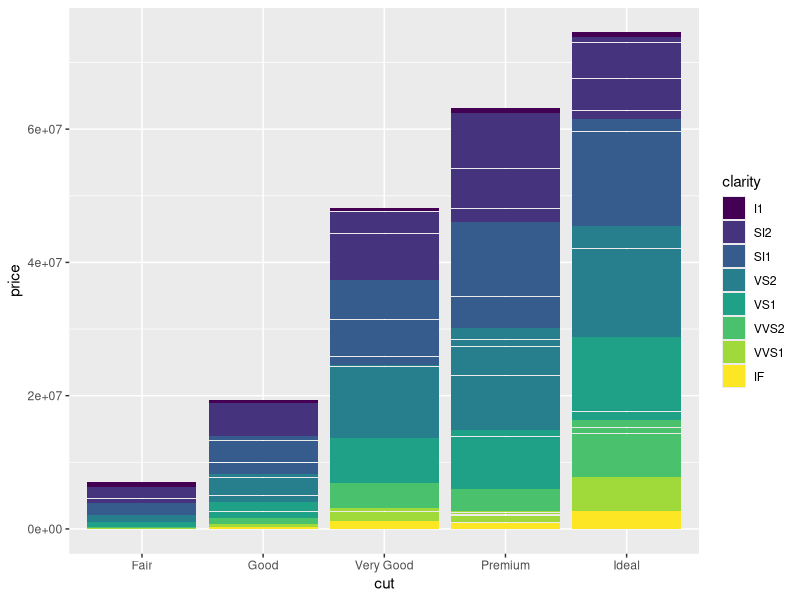
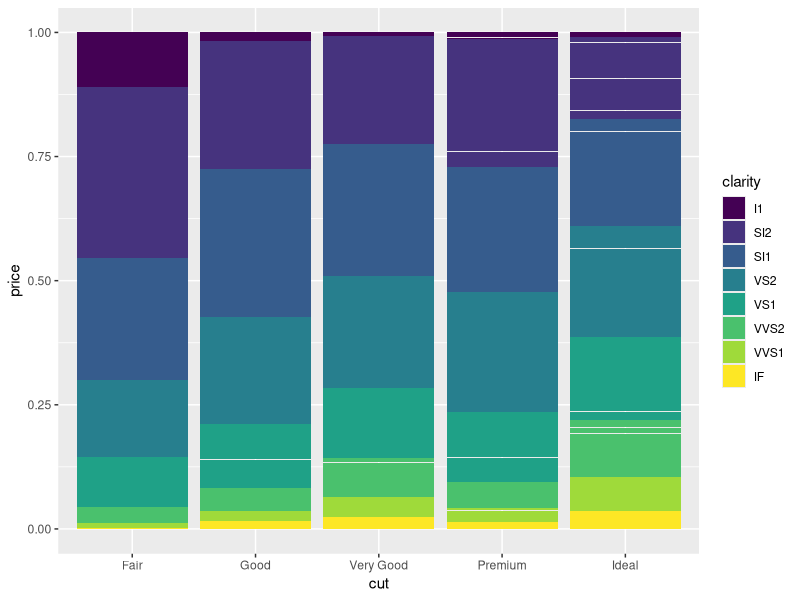
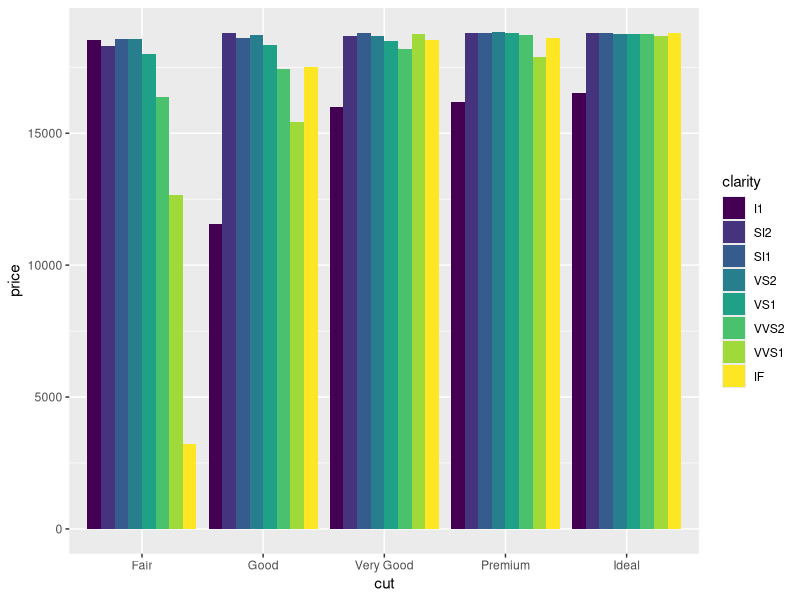
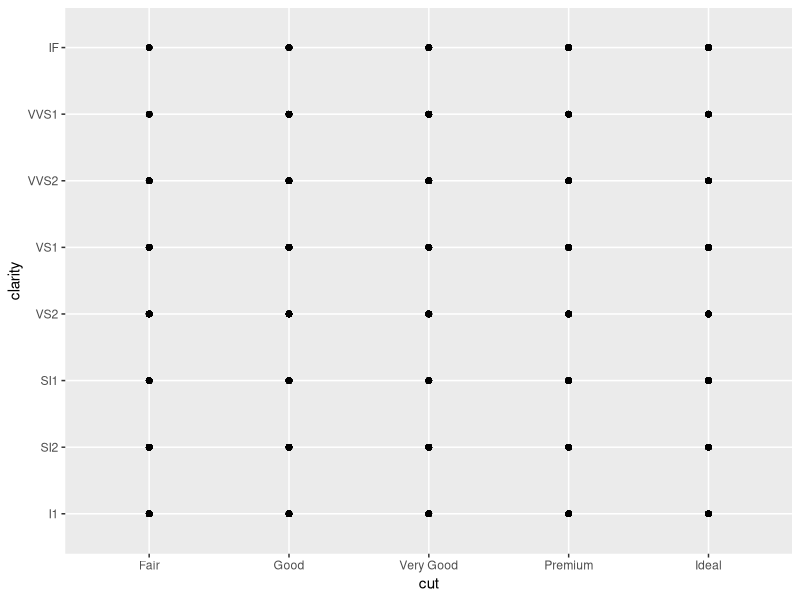
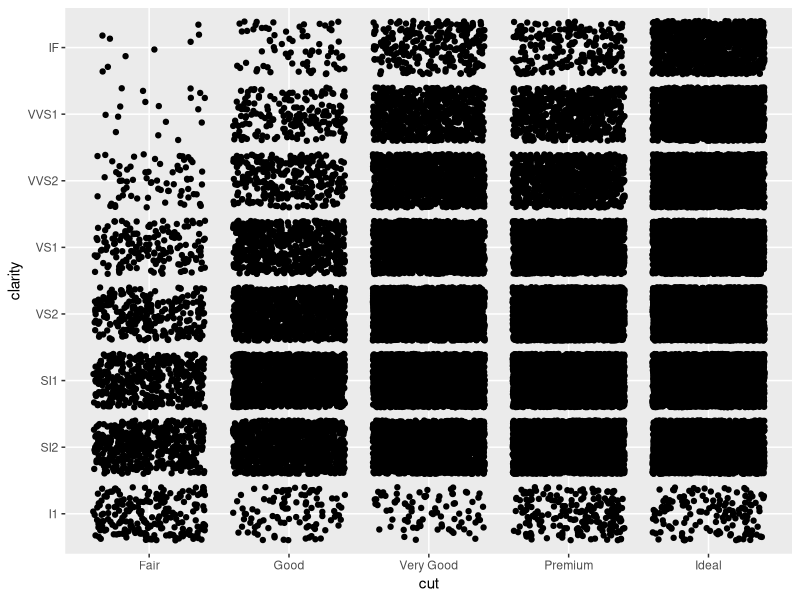
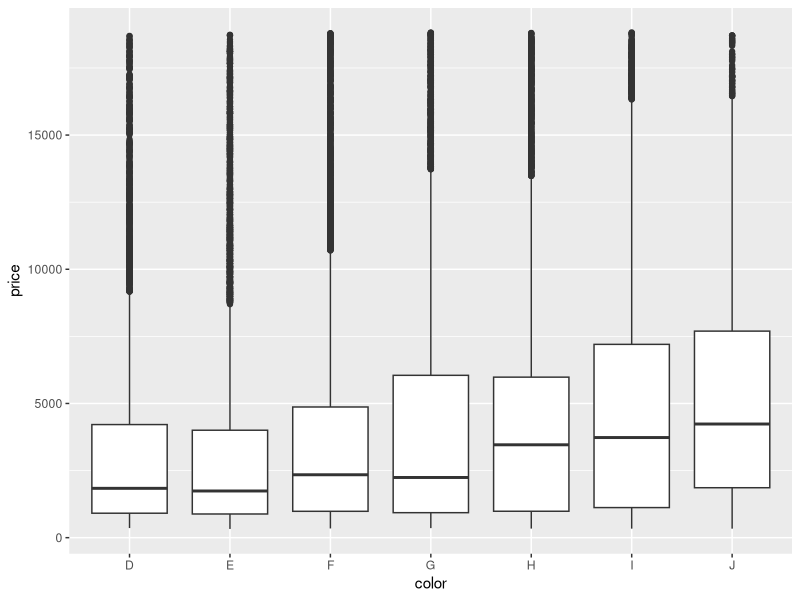
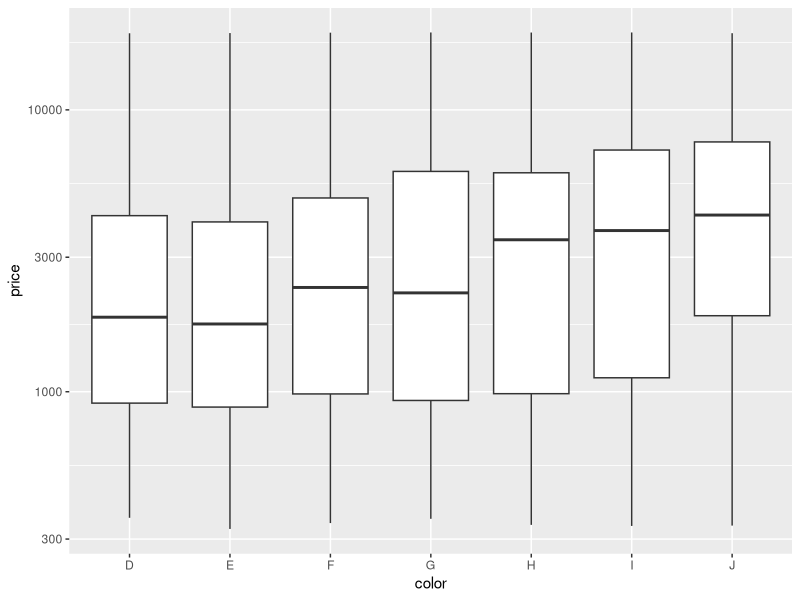
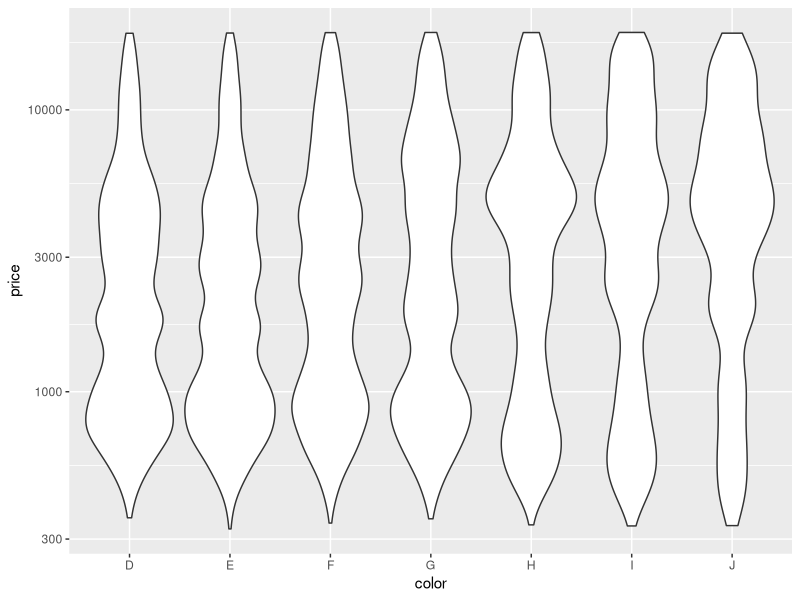

R code for these plots, in order:
# Exercise 2: advanced ggplot2 practice



# Install and load the `ggplot2` package
# install.packages('ggplot2')
library("ggplot2")



# For this exercise you will again be working with the `diamonds` data set.
# Use `?diamonds` to review details about this data set
?diamonds



## Position Adjustments



# Draw a column (bar) chart of diamonds cuts by price, with each bar filled by 
# clarity. You should see a _stacked_ bar chart.
ggplot(data = diamonds) +
  geom_col(mapping = aes(x = cut, y = price, fill = clarity))



# Draw the same chart again, but with each element positioned to "fill" the y axis

ggplot(data = diamonds) +
  geom_col(mapping = aes(x = cut, y = price, fill = clarity), position = "fill")



# Draw the same chart again, but with each element positioned to "dodge" each other

ggplot(data = diamonds) +
  geom_col(mapping = aes(x = cut, y = price, fill = clarity), position = "dodge")



# Draw a plot with point geometry with the x-position mapped to `cut` and the
# y-position mapped to `clarity`
# This creates a "grid" grouping the points
ggplot(data = diamonds) +
  geom_point(mapping = aes(x = cut, y = clarity))



# Use the "jitter" position adjustment to keep the points from all overlapping!
# (This works a little better with a sample of diamond data, such as from the
# previous exercise).
ggplot(data = diamonds) +
  geom_point(mapping = aes(x = cut, y = clarity), position = "jitter")





## Scales



# Draw a "boxplot" (with `geom_boxplot`) for the diamond's price (y) by color (x)
ggplot(data = diamonds) +
  geom_boxplot(mapping = aes(x = color, y = price))



# This has a lot of outliers, making it harder to read. To fix this, draw the
# same plot but with a _logarithmic_ scale for the y axis.
ggplot(data = diamonds) +
  geom_boxplot(mapping = aes(x = color, y = price)) +
  scale_y_log10()



# For another version, draw the same plot but with `violin` geometry instead of
# `boxplot` geometry!
# How does the logarithmic scale change the data presentation?
ggplot(data = diamonds) +
  geom_violin(mapping = aes(x = color, y = price)) +
  scale_y_log10()



# Another interesting plot: draw a plot of the diamonds price (y) by carat (x),
# using a heatmap of 2d bins (geom_bin2d)
# What happens when you make the x and y channels scale logarithmically?
ggplot(data = diamonds) +
  geom_bin2d(mapping = aes(x = carat, y = price)) +
  scale_x_log10() +
  scale_y_log10()



# Draw a scatter plot for the diamonds price (y) by carat (x). Color each point
# by the clarity (Remember, this will take a while. Use a sample of the diamonds
# for faster results)
ggplot(data = diamonds) +
  geom_point(mapping = aes(x = carat, y = price, color = clarity))



# Change the color of the previous plot using a ColorBrewer scale of your choice.
# What looks nice?
ggplot(data = diamonds) +
  geom_point(mapping = aes(x = carat, y = price, color = clarity)) +
  scale_color_brewer(palette = "Spectral")





## Coordinate Systems



# Draw a bar chart with x-position and fill color BOTH mapped to cut
# For best results, SET the `width` of the geometry to be 1 (fill plot, no space
# between)
# TIP: You can save the plot to a variable for easier modifications
bar <- ggplot(data = diamonds) +
  geom_bar(mapping = aes(x = cut, fill = cut), width = 1)

bar



# Draw the same chart, but with the coordinate system flippe
bar + coord_flip()



# Draw the same chart, but in a polar coordinate system. It's a Coxcomb chart!
bar + coord_polar()





## Facets



# Take the scatter plot of price by carat data (colored by clarity) and add
# _facets_ based on the diamond's `color`
ggplot(data = diamonds) +
  geom_point(mapping = aes(x = carat, y = price, color = clarity)) +
  scale_color_brewer(palette = "Spectral") +
  facet_wrap(~ color)





## Saving Plots



# Use the `ggsave()` function to save the current (recent) plot to disk.
# Name the output file "my-plot.png".
# Make sure you've set the working directory!!
ggsave("my-plot.png")

